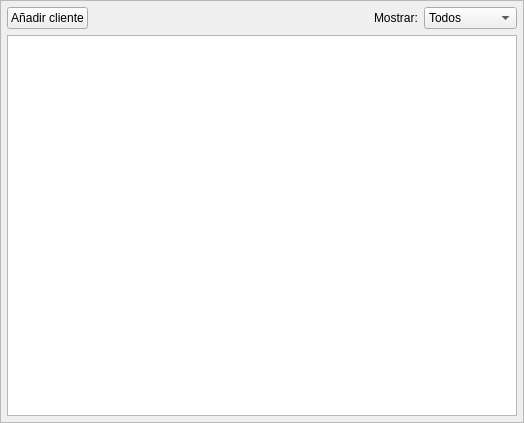
<?xml version="1.0" encoding="UTF-8"?>
<ui version="4.0">
 <class>FrameTents</class>
 <widget class="QFrame" name="FrameTents">
  <property name="geometry">
   <rect>
    <x>0</x>
    <y>0</y>
    <width>524</width>
    <height>423</height>
   </rect>
  </property>
  <property name="windowTitle">
   <string>Frame</string>
  </property>
  <property name="frameShape">
   <enum>QFrame::StyledPanel</enum>
  </property>
  <property name="frameShadow">
   <enum>QFrame::Raised</enum>
  </property>
  <layout class="QVBoxLayout" name="verticalLayout">
   <property name="spacing">
    <number>0</number>
   </property>
   <property name="leftMargin">
    <number>6</number>
   </property>
   <property name="topMargin">
    <number>0</number>
   </property>
   <property name="rightMargin">
    <number>6</number>
   </property>
   <property name="bottomMargin">
    <number>6</number>
   </property>
   <item>
    <widget class="QFrame" name="frame">
     <property name="frameShape">
      <enum>QFrame::NoFrame</enum>
     </property>
     <property name="frameShadow">
      <enum>QFrame::Raised</enum>
     </property>
     <layout class="QHBoxLayout" name="horizontalLayout">
      <property name="leftMargin">
       <number>0</number>
      </property>
      <property name="topMargin">
       <number>6</number>
      </property>
      <property name="rightMargin">
       <number>0</number>
      </property>
      <property name="bottomMargin">
       <number>6</number>
      </property>
      <item>
       <widget class="QPushButton" name="pushButton">
        <property name="text">
         <string>Añadir cliente</string>
        </property>
        <property name="icon">
         <iconset resource="default.qrc">
          <normaloff>:/imgs/add.svg</normaloff>:/imgs/add.svg</iconset>
        </property>
       </widget>
      </item>
      <item>
       <spacer name="horizontalSpacer">
        <property name="orientation">
         <enum>Qt::Horizontal</enum>
        </property>
        <property name="sizeHint" stdset="0">
         <size>
          <width>40</width>
          <height>20</height>
         </size>
        </property>
       </spacer>
      </item>
      <item>
       <widget class="QLabel" name="label">
        <property name="text">
         <string>Mostrar:</string>
        </property>
       </widget>
      </item>
      <item>
       <widget class="QComboBox" name="comboClientStatus">
        <property name="currentIndex">
         <number>0</number>
        </property>
        <item>
         <property name="text">
          <string>Todos</string>
         </property>
        </item>
        <item>
         <property name="text">
          <string>Huéspedes</string>
         </property>
        </item>
        <item>
         <property name="text">
          <string>Vencidos</string>
         </property>
        </item>
       </widget>
      </item>
     </layout>
    </widget>
   </item>
   <item>
    <widget class="QListView" name="listView"/>
   </item>
  </layout>
 </widget>
 <resources>
  <include location="default.qrc"/>
 </resources>
 <connections/>
</ui>
